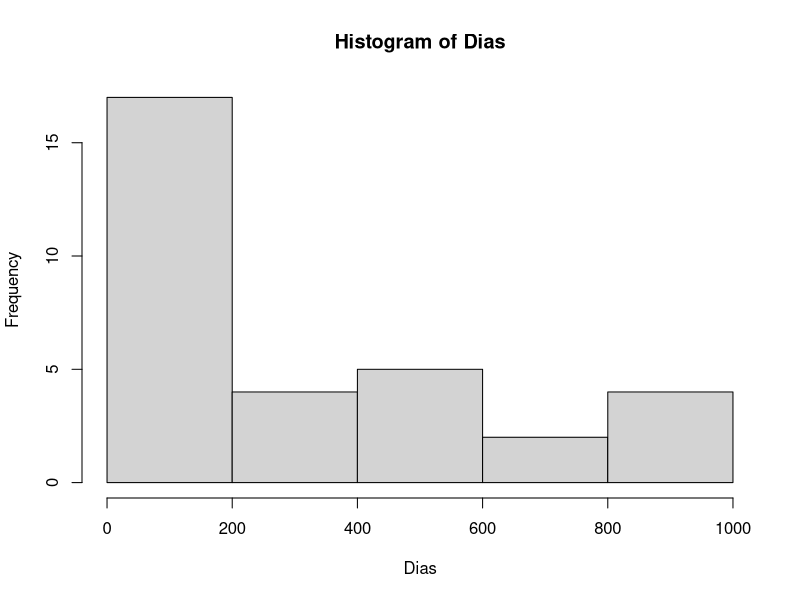
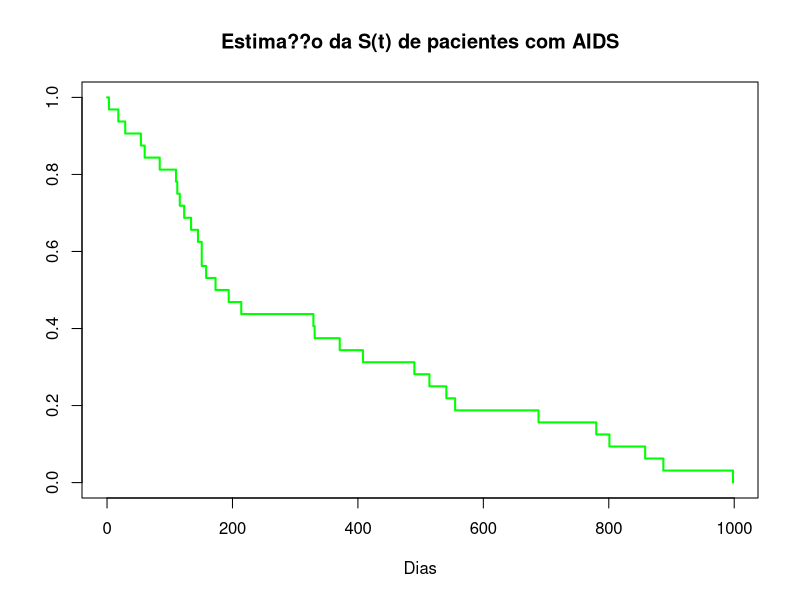

Here is the R script that generated these plots, in order:
## ---- chunk 1
# Tempo de sobreviv?ncia (em dias)
Dias<-c(3,18, 29, 54, 60, 84, 110, 112, 116, 123, 134, 145, 151, 151, 158, 173, 194, 214, 329, 331, 371, 408, 490, 514, 541, 555, 688, 780, 801, 858, 887, 998)
## ---- chunk 2
Dias
## ---- chunk 3
hist(Dias)
## ---- chunk 4
Nx<-c(1,1,1,1,1,1,1,1,1,1,1,1,2,1,1)
## ---- chunk 5
Ampl<-c(3,15,11,25,6,24,2,4,7,11,6,7,15)
## ---- chunk 6
Rx<-c(32,31,30,29,28,27,26,25,24,23,22,21,20,18,17)
## ---- chunk 7
ft=c()
N<-32
for (i in 1:15){
   ft[i]<- Nx[i]/(32*Ampl[i])  
}

ft
## ---- chunk 8
st<-0
for (i in 1:15){
    st[i]<-Rx[i]/32
}
st
## ---- chunk 9
length(Dias)
## ---- chunk 10
status<-c(1,1,1,1,1,1,1,1,1,1,1,1,1,1,1,1,1,1,1,1,1,1,1,1,1,1,1,1,1,1,1,1)
## ---- chunk 11
length(status)
## ---- chunk 12
require(survival)
Surv(Dias,status)
## ---- chunk 13
# Estima??o da fun??o de Sobreviv?ncia, usando a fun??o survfit do R pacote Survival
St<- survfit(Surv(Dias,status) ~ 1)
## ---- chunk 14
summary(St)
## ---- chunk 15

plot(St,col="green", lwd=2, main="Estima??o da S(t) de pacientes com AIDS", xlab="Dias",conf.int=F)
